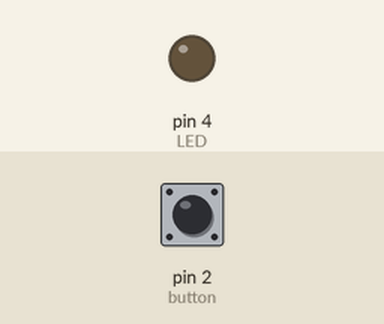
Bench run of a sketch on a simulated Arduino Uno, built with avr-gcc and run on an emulated ATmega328P. Parts: output pins drawn as LEDs (lit = HIGH). The test bench sets the inputs (shaded band); at power-on: pin 2 (button) LOW.

Above: at 1.2 s.
1.3 s: pin 2 (button) pulled HIGH for 0.15 s
At 1.37 s:
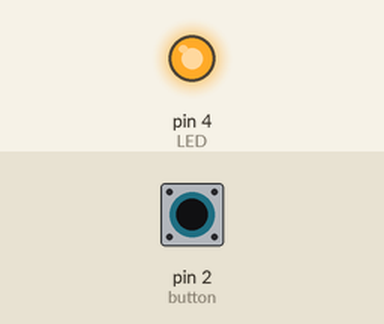
2.9 s: pin 2 (button) pulled HIGH for 3.2 s
At 6.5 s:
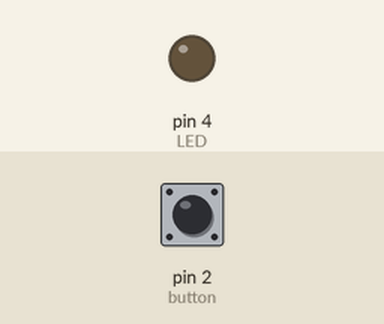
Timing chart, 0 to 8.0 s (numbered marks = the images above; inputs shaded):
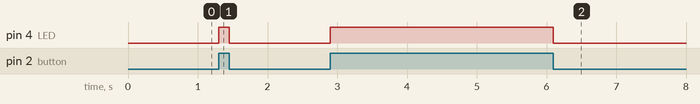

Measured:
- after the input at 1.3 s, pin 4 (LED): LOW → HIGH at once, → LOW 0.15 s later
- after the input at 2.9 s, pin 4 (LED): LOW → HIGH at once, → LOW 3.2 s later

The sketch:

Q6.ino
```cpp
const int LED = 4;
const int button = 2;
int buttonState;

void setup(){
  pinMode(button,INPUT);
  pinMode(LED, OUTPUT);
}

void loop(){
  buttonState = digitalRead(button);

  if (buttonState == HIGH){
    digitalWrite(LED, HIGH);
  }
  else if (buttonState == LOW){
    digitalWrite(LED,LOW);
  }
}
```
